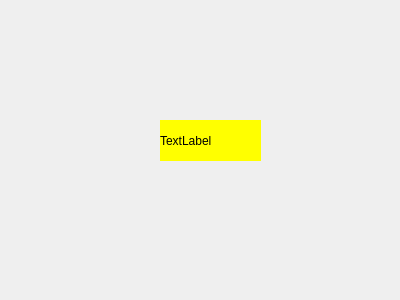
<?xml version="1.0" encoding="UTF-8"?>
<ui version="4.0">
 <class>Dialog</class>
 <widget class="QDialog" name="Dialog">
  <property name="geometry">
   <rect>
    <x>0</x>
    <y>0</y>
    <width>400</width>
    <height>300</height>
   </rect>
  </property>
  <property name="windowTitle">
   <string>Dialog</string>
  </property>
  <widget class="QLabel" name="label">
   <property name="geometry">
    <rect>
     <x>160</x>
     <y>120</y>
     <width>101</width>
     <height>41</height>
    </rect>
   </property>
   <property name="styleSheet">
    <string notr="true">background-color: rgb(255, 255, 0);</string>
   </property>
   <property name="text">
    <string>TextLabel</string>
   </property>
  </widget>
 </widget>
 <resources/>
 <connections/>
</ui>
